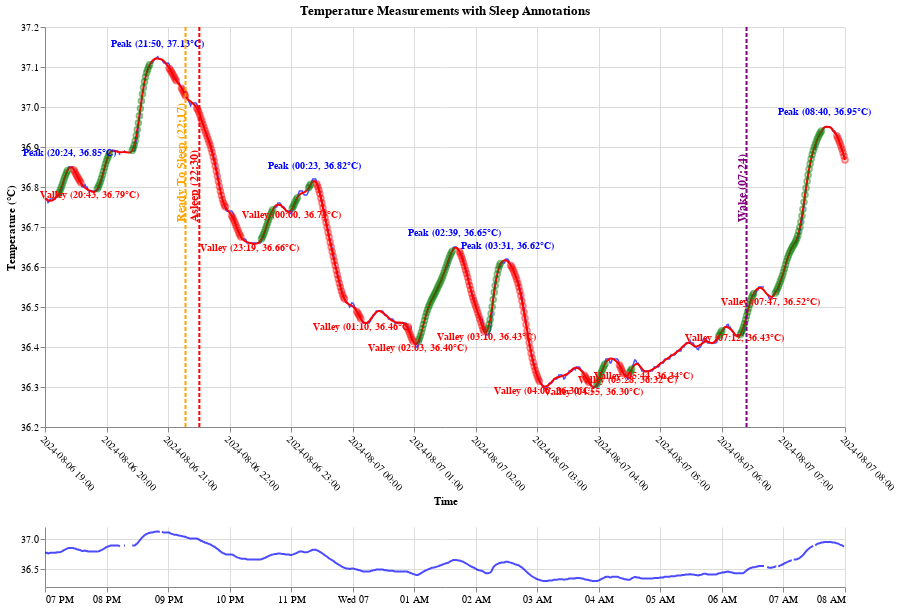

The notebook cell this image was saved under:
### Code cell
import circadian
reload(circadian)


def do_it_all(day: str, start_time: str = '06:00:00Z', end_time: str = '12:00:00Z'):
    merged = merge_all_types()
    chart = circadian.do_it_all(day_data, day, start_time, end_time, merged, all_processed, post_lep_stats)
    display(chart)
    if merged is not None:
        vs_lep_avg = circadian.compare_night_to_average(all_processed, merged, post_lep_stats, day)
        display("Comparing to average period after LEP", vs_lep_avg)

do_it_all('2024-08-06', '19:00:00Z', '08:00:00Z')

### Figure 1 — Vega-Lite specification as saved in the notebook (floating-point values rounded to 4 significant figures; data arrays with more than 128 entries replaced by an {"elided": "..."} marker saying what was removed)
{"config": {"view": {"continuousWidth": 300, "continuousHeight": 300, "stroke": null}, "axis": {"grid": true, "gridColor": "#DCDCDC"}}, "vconcat": [{"layer": [{"data": {"name": "data-5775083f17ad6d79a3f4be4808c92250"}, "mark": {"type": "line", "color": "blue", "opacity": 0.7, "strokeWidth": 1.5}, "encoding": {"tooltip": [{"field": "time", "format": "%Y-%m-%d %H:%M:%S", "type": "temporal"}, {"field": "Temp", "type": "quantitative"}], "x": {"axis": {"format": "%Y-%m-%d %H:%M", "labelAngle": 45, "tickCount": 10, "title": "Time"}, "field": "time", "scale": {"domain": {"param": "brush"}}, "type": "temporal"}, "y": {"axis": {"title": "Temperature (°C)"}, "field": "Temp", "scale": {"zero": false}, "type": "quantitative"}}}, {"data": {"name": "data-5775083f17ad6d79a3f4be4808c92250"}, "mark": {"type": "line", "color": "red", "strokeWidth": 2}, "encoding": {"tooltip": [{"field": "time", "format": "%Y-%m-%d %H:%M:%S", "type": "temporal"}, {"field": "Temp_Smoothed_Savgol", "type": "quantitative"}], "x": {"field": "time", "type": "temporal"}, "y": {"field": "Temp_Smoothed_Savgol", "type": "quantitative"}}}, {"data": {"name": "data-79b51aef32191066b1d9a9d2fb2ba375"}, "mark": {"type": "point", "color": "green", "opacity": 0.5, "size": 30}, "encoding": {"tooltip": [{"field": "time", "format": "%Y-%m-%d %H:%M:%S", "type": "temporal"}, {"field": "Temp_Smoothed_Savgol", "type": "quantitative"}, {"field": "feature", "type": "nominal"}], "x": {"field": "time", "type": "temporal"}, "y": {"field": "Temp_Smoothed_Savgol", "type": "quantitative"}}}, {"data": {"name": "data-04d50abafdcbbe4d46f92c0e2c74f9cf"}, "mark": {"type": "point", "color": "red", "opacity": 0.5, "size": 30}, "encoding": {"tooltip": [{"field": "time", "format": "%Y-%m-%d %H:%M:%S", "type": "temporal"}, {"field": "Temp_Smoothed_Savgol", "type": "quantitative"}, {"field": "feature", "type": "nominal"}], "x": {"field": "time", "type": "temporal"}, "y": {"field": "Temp_Smoothed_Savgol", "type": "quantitative"}}}, {"data": {"name": "data-d6a37472d9084230552316eecad60558"}, "mark": {"type": "text", "align": "center", "baseline": "bottom", "dy": -10, "fontSize": 10, "fontWeight": "bold"}, "encoding": {"color": {"value": "blue"}, "text": {"field": "feature", "type": "nominal"}, "x": {"field": "time", "type": "temporal"}, "y": {"field": "Temp_Smoothed_Savgol", "type": "quantitative"}}}, {"data": {"name": "data-49dd0a0decac3922b52ac9d73cc64de7"}, "mark": {"type": "text", "align": "center", "baseline": "bottom", "dy": 10, "fontSize": 10, "fontWeight": "bold"}, "encoding": {"color": {"value": "red"}, "text": {"field": "feature", "type": "nominal"}, "x": {"field": "time", "type": "temporal"}, "y": {"field": "Temp_Smoothed_Savgol", "type": "quantitative"}}}, {"layer": [{"mark": {"type": "rule", "color": "orange", "strokeDash": [4, 2], "strokeWidth": 2}, "encoding": {"x": {"field": "time", "type": "temporal"}}}, {"mark": {"type": "text", "align": "left", "angle": 270, "baseline": "top", "dx": 5, "dy": -10, "fontSize": 12, "fontWeight": "bold"}, "encoding": {"color": {"value": "orange"}, "text": {"field": "label", "type": "nominal"}, "x": {"field": "time", "type": "temporal"}}}], "data": {"name": "data-84e572476ff224ee13b442c13a77eb19"}}, {"layer": [{"mark": {"type": "rule", "color": "red", "strokeDash": [4, 2], "strokeWidth": 2}, "encoding": {"x": {"field": "time", "type": "temporal"}}}, {"mark": {"type": "text", "align": "left", "angle": 270, "baseline": "top", "dx": 5, "dy": -10, "fontSize": 12, "fontWeight": "bold"}, "encoding": {"color": {"value": "red"}, "text": {"field": "label", "type": "nominal"}, "x": {"field": "time", "type": "temporal"}}}], "data": {"name": "data-d1fc4a0f73d829e7f53854770b773506"}}, {"layer": [{"mark": {"type": "rule", "color": "purple", "strokeDash": [4, 2], "strokeWidth": 2}, "encoding": {"x": {"field": "time", "type": "temporal"}}}, {"mark": {"type": "text", "align": "left", "angle": 270, "baseline": "top", "dx": 5, "dy": -10, "fontSize": 12, "fontWeight": "bold"}, "encoding": {"color": {"value": "purple"}, "text": {"field": "label", "type": "nominal"}, "x": {"field": "time", "type": "temporal"}}}], "data": {"name": "data-6b2c1727de9519aec1bbf3d8c13c015e"}}], "height": 400, "title": "Temperature Measurements with Sleep Annotations", "width": 800}, {"data": {"name": "data-5775083f17ad6d79a3f4be4808c92250"}, "mark": {"type": "line", "color": "blue", "opacity": 0.7}, "encoding": {"x": {"axis": {"labelAngle": 0, "tickCount": 10, "title": ""}, "field": "time", "type": "temporal"}, "y": {"axis": {"tickCount": 3, "title": ""}, "field": "Temp", "scale": {"zero": false}, "type": "quantitative"}}, "height": 60, "name": "view_46", "width": 800}], "params": [{"name": "brush", "select": {"type": "interval", "encodings": ["x"]}, "views": ["view_46"]}], "$schema": "https://vega.github.io/schema/vega-lite/v5.20.1.json", "datasets": {"data-5775083f17ad6d79a3f4be4808c92250": {"elided": "781 records"}, "data-79b51aef32191066b1d9a9d2fb2ba375": {"elided": "186 records"}, "data-04d50abafdcbbe4d46f92c0e2c74f9cf": {"elided": "173 records"}, "data-d6a37472d9084230552316eecad60558": [{"time": "2024-08-06T20:24:00+01:00", "Temp": 36.85, "Temp_Interpolated": 36.85, "Temp_Smoothed_Savgol": 36.85, "feature": "Peak (20:24, 36.85°C)"}, {"time": "2024-08-06T21:50:00+01:00", "Temp": 37.13, "Temp_Interpolated": 37.13, "Temp_Smoothed_Savgol": 37.12, "feature": "Peak (21:50, 37.13°C)"}, {"time": "2024-08-07T00:23:00+01:00", "Temp": 36.82, "Temp_Interpolated": 36.82, "Temp_Smoothed_Savgol": 36.81, "feature": "Peak (00:23, 36.82°C)"}, {"time": "2024-08-07T02:39:00+01:00", "Temp": 36.65, "Temp_Interpolated": 36.65, "Temp_Smoothed_Savgol": 36.65, "feature": "Peak (02:39, 36.65°C)"}, {"time": "2024-08-07T03:31:00+01:00", "Temp": 36.62, "Temp_Interpolated": 36.62, "Temp_Smoothed_Savgol": 36.61, "feature": "Peak (03:31, 36.62°C)"}, {"time": "2024-08-07T08:40:00+01:00", "Temp": 36.95, "Temp_Interpolated": 36.95, "Temp_Smoothed_Savgol": 36.95, "feature": "Peak (08:40, 36.95°C)"}], "data-49dd0a0decac3922b52ac9d73cc64de7": [{"time": "2024-08-06T20:43:00+01:00", "Temp": 36.79, "Temp_Interpolated": 36.79, "Temp_Smoothed_Savgol": 36.79, "feature": "Valley (20:43, 36.79°C)"}, {"time": "2024-08-06T23:19:00+01:00", "Temp": 36.66, "Temp_Interpolated": 36.66, "Temp_Smoothed_Savgol": 36.66, "feature": "Valley (23:19, 36.66°C)"}, {"time": "2024-08-07T00:00:00+01:00", "Temp": 36.73, "Temp_Interpolated": 36.73, "Temp_Smoothed_Savgol": 36.74, "feature": "Valley (00:00, 36.73°C)"}, {"time": "2024-08-07T01:10:00+01:00", "Temp": 36.46, "Temp_Interpolated": 36.46, "Temp_Smoothed_Savgol": 36.46, "feature": "Valley (01:10, 36.46°C)"}, {"time": "2024-08-07T02:03:00+01:00", "Temp": 36.4, "Temp_Interpolated": 36.4, "Temp_Smoothed_Savgol": 36.41, "feature": "Valley (02:03, 36.40°C)"}, {"time": "2024-08-07T03:10:00+01:00", "Temp": 36.43, "Temp_Interpolated": 36.43, "Temp_Smoothed_Savgol": 36.44, "feature": "Valley (03:10, 36.43°C)"}, {"time": "2024-08-07T04:06:00+01:00", "Temp": 36.3, "Temp_Interpolated": 36.3, "Temp_Smoothed_Savgol": 36.3, "feature": "Valley (04:06, 36.30°C)"}, {"time": "2024-08-07T04:55:00+01:00", "Temp": 36.3, "Temp_Interpolated": 36.3, "Temp_Smoothed_Savgol": 36.3, "feature": "Valley (04:55, 36.30°C)"}, {"time": "2024-08-07T05:28:00+01:00", "Temp": 36.32, "Temp_Interpolated": 36.32, "Temp_Smoothed_Savgol": 36.33, "feature": "Valley (05:28, 36.32°C)"}, {"time": "2024-08-07T05:44:00+01:00", "Temp": 36.34, "Temp_Interpolated": 36.34, "Temp_Smoothed_Savgol": 36.34, "feature": "Valley (05:44, 36.34°C)"}, {"time": "2024-08-07T07:12:00+01:00", "Temp": 36.43, "Temp_Interpolated": 36.43, "Temp_Smoothed_Savgol": 36.43, "feature": "Valley (07:12, 36.43°C)"}, {"time": "2024-08-07T07:47:00+01:00", "Temp": 36.52, "Temp_Interpolated": 36.52, "Temp_Smoothed_Savgol": 36.53, "feature": "Valley (07:47, 36.52°C)"}], "data-84e572476ff224ee13b442c13a77eb19": [{"time": "2024-08-06T22:17:00+01:00", "label": "Ready To Sleep (22:17)"}], "data-d1fc4a0f73d829e7f53854770b773506": [{"time": "2024-08-06T22:30:30+01:00", "label": "Asleep (22:30)"}], "data-6b2c1727de9519aec1bbf3d8c13c015e": [{"time": "2024-08-07T07:24:00+01:00", "label": "Wake (07:24)"}]}}
